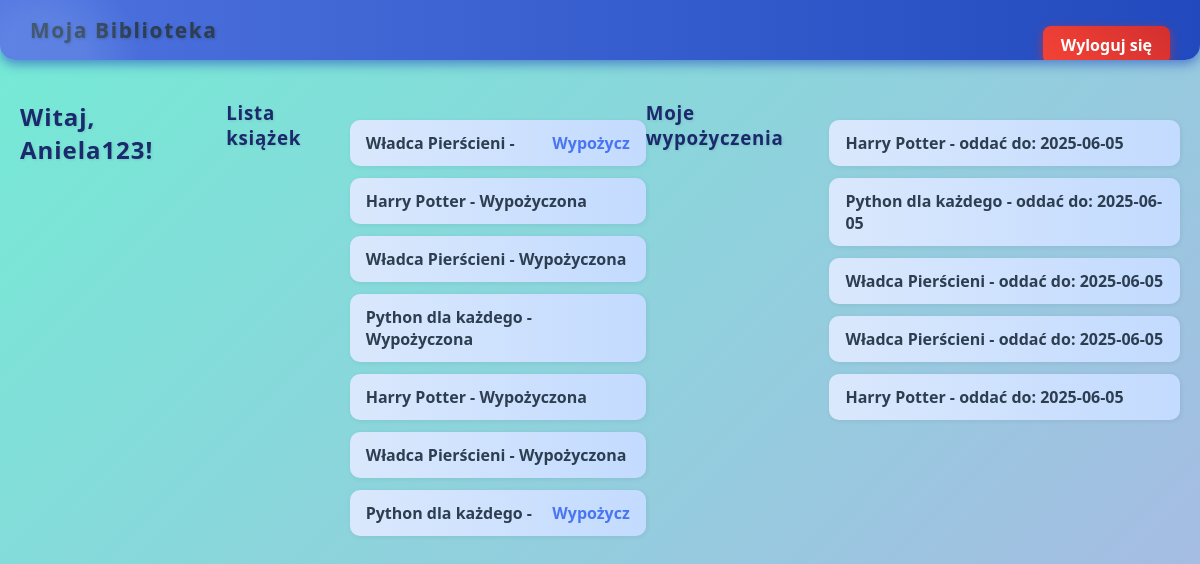
/dashboard (signed in), run on the app's committed database.
### tables this page shows
CREATE TABLE books (
            id INTEGER PRIMARY KEY AUTOINCREMENT,
            title TEXT NOT NULL,
            author TEXT,
            available INTEGER DEFAULT 1
        );

CREATE TABLE loans (
            id INTEGER PRIMARY KEY AUTOINCREMENT,
            user_id INTEGER,
            book_id INTEGER,
            due_date TEXT,
            FOREIGN KEY(user_id) REFERENCES users(id),
            FOREIGN KEY(book_id) REFERENCES books(id)
        );

### app.py (the view)
@app.route('/dashboard')
def dashboard():
    if 'user_id' not in session:
        return redirect(url_for('login'))
    user_id = session['user_id']
    conn = get_db()
    books = conn.execute('SELECT * FROM books').fetchall()
    loans = conn.execute('''
        SELECT books.title, loans.due_date FROM loans
        JOIN books ON loans.book_id = books.id
        WHERE loans.user_id = ?
    ''', (user_id,)).fetchall()
    conn.close()
    return render_template('dashboard.html', books=books, loans=loans)

### app.py (called while the page is built)
def get_db():
    conn = sqlite3.connect(DATABASE)
    conn.row_factory = sqlite3.Row
    return conn

### templates/dashboard.html (shortened to what this page needs)
<!DOCTYPE html>
<html>
<head><title>Moja Biblioteka</title>
<link rel="stylesheet" href="{{ url_for('static', filename='style.css') }}">
</head>
<body>
<div class="navbar">
  <div class="brand">Moja Biblioteka</div>
  <form method="GET" action="{{ url_for('logout') }}">
  <button type="submit" class="logout-btn">Wyloguj się</button>
  </form>
</div>
<h2>Witaj, {{ session.username }}!</h2>
<h3>Lista książek</h3>
<ul>
{% for book in books %}
  <li>{{ book.title }} -
    {% if book.available %}
      <a href="{{ url_for('borrow', book_id=book.id) }}">Wypożycz</a>
    {% else %}
      Wypożyczona
    {% endif %}
  </li>
{% endfor %}
</ul>
<h3>Moje wypożyczenia</h3>
<ul>
{% if loans %}
  {% for loan in loans %}
    <li>{{ loan.title }} - oddać do: {{ loan.due_date }}</li>
  {% endfor %}
{% else %}
  <li>Brak wypożyczonych książek.</li>
{% endif %}
</ul>
</body>
</html>

### static/style.css (style rules this page uses)
.navbar { position: fixed; top: 0; left: 0; width: 100%; max-width: 100vw; height: 60px; background: linear-gradient(90deg, #4e73df, #224abe); box-shadow: 0 4px 12px rgba(34, 74, 190, 0.6); display: flex; justify-content: space-between; align-items: center; color: white; font-weight: 700; font-size: 1.3rem; padding: 0 30px; z-index: 9999; border-radius: 0 0 15px 15px; user-select: none; }
.navbar .brand { letter-spacing: 0.08em; text-shadow: 1px 1px 3px rgba(0,0,0,0.2); }
.navbar button.logout-btn { background: linear-gradient(45deg, #f44336, #d32f2f); padding: 8px 18px; font-size: 1rem; border-radius: 8px; box-shadow: 0 3px 10px rgba(212, 47, 47, 0.7); transition: background 0.3s ease, box-shadow 0.3s ease, transform 0.15s ease; cursor: pointer; border: none; color: white; }
body { background: linear-gradient(135deg, #74ebd5 0%, #ACB6E5 100%); padding: 100px 20px 20px 20px; display: flex; justify-content: center; min-height: 100vh; }
main, body > div { max-width: 700px; background: white; padding: 40px 50px; border-radius: 15px; box-shadow: 0 8px 16px rgba(0,0,0,0.12), inset 0 0 100px rgba(255,255,255,0.3); position: relative; overflow: hidden; }
* { margin: 0; padding: 0; box-sizing: border-box; font-family: 'Segoe UI', Tahoma, Geneva, Verdana, sans-serif; color: #2c3e50; transition: color 0.3s ease; scroll-behavior: smooth; }
main::before, body > div::before { content: ""; position: absolute; top: -40px; left: -60px; width: 200px; height: 200px; background: radial-gradient(circle at center, #a0c1f7 30%, transparent 70%); border-radius: 50%; opacity: 0.2; pointer-events: none; z-index: 0; }
h1, h2, h3 { margin-bottom: 20px; color: #1a2a6c; text-shadow: 1px 1px 3px rgba(0,0,0,0.1); letter-spacing: 0.04em; }
form { margin-top: 30px; position: relative; z-index: 1; }
button { background: linear-gradient(45deg, #4e73df, #224abe); color: white; border: none; padding: 14px 26px; border-radius: 10px; cursor: pointer; font-weight: 700; font-size: 1.1rem; box-shadow: 0 4px 15px rgba(34,74,190,0.6); transition: background 0.3s ease, box-shadow 0.3s ease, transform 0.15s ease; }
a { color: #4976f0; text-decoration: none; font-weight: 600; transition: color 0.3s ease; }
ul { list-style-type: none; margin-top: 20px; padding-left: 0; }
ul li { padding: 12px 16px; background: linear-gradient(90deg, #dae8fc, #c3dbff); margin-bottom: 12px; border-radius: 10px; display: flex; justify-content: space-between; align-items: center; box-shadow: 1px 1px 5px rgba(0,0,0,0.07); font-weight: 600; transition: background 0.3s ease; }

### data on the page
books: title "Władca Pierścieni"
books: title "Harry Potter", available "Wypożyczona"
books: title "Władca Pierścieni", available "Wypożyczona"
books: title "Python dla każdego", available "Wypożyczona"
books: title "Harry Potter", available "Wypożyczona"
books: title "Władca Pierścieni", available "Wypożyczona"
books: title "Python dla każdego"
loans: title "Harry Potter", due_date "2025-06-05"
loans: title "Python dla każdego", due_date "2025-06-05"
loans: title "Władca Pierścieni", due_date "2025-06-05"
loans: title "Władca Pierścieni", due_date "2025-06-05"
loans: title "Harry Potter", due_date "2025-06-05"

### other printed values
{{ session.username }} "Aniela123"
